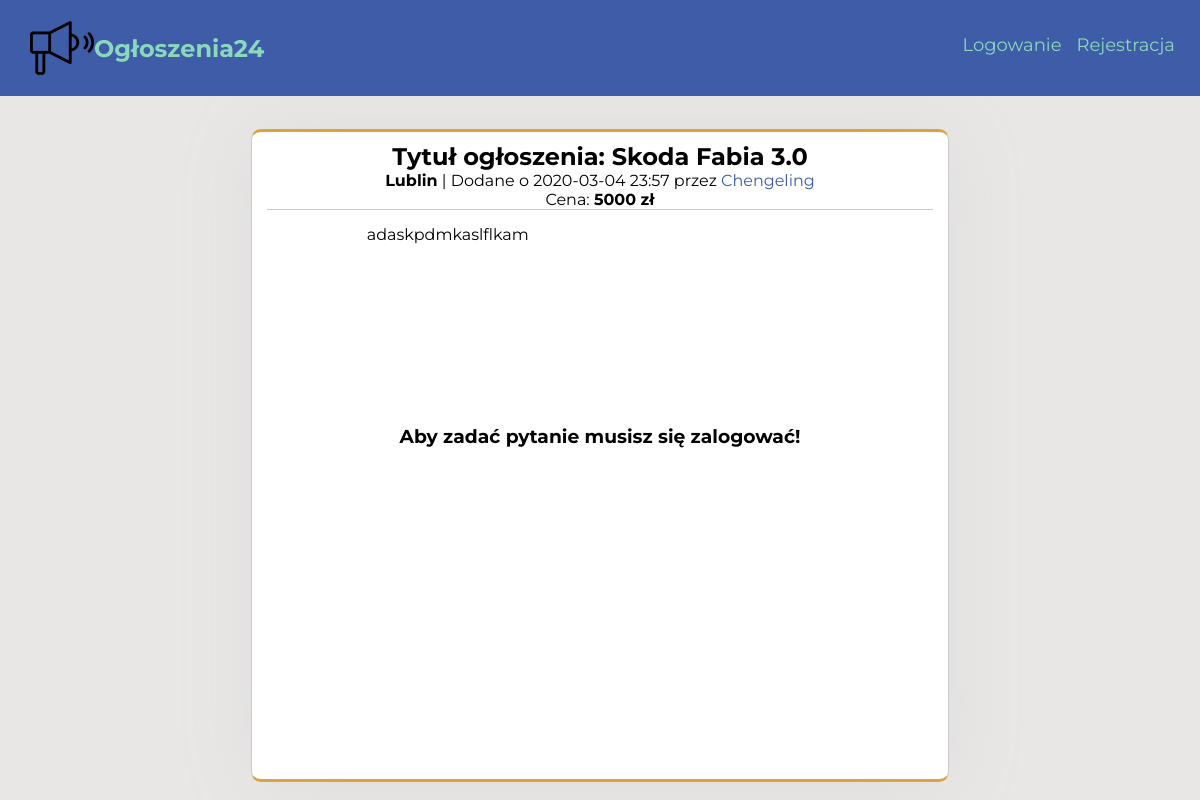
Before: /ogloszenie/1/ with the older database file.
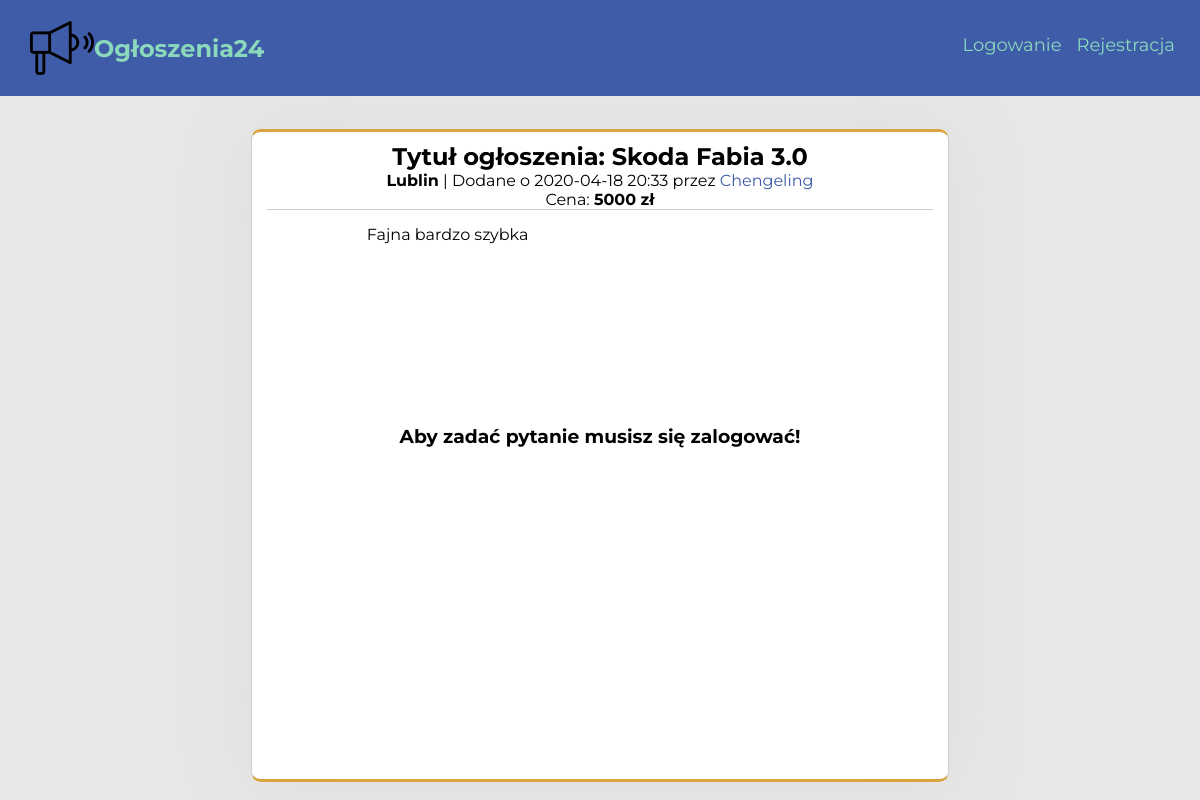
After: the same page with the newer database file.
### Ogloszenia24/models.py (models this page shows, shortened)
class Advert(db.Model):
    __searchable__ = ['title']
    id = db.Column(db.Integer, primary_key=True)
    date = db.Column(db.DateTime, nullable=False, default = datetime.utcnow)
    title = db.Column(db.String(100), nullable=False)
    content = db.Column(db.Text, nullable = False)
    user_id = db.Column(db.Integer, db.ForeignKey('user.id'), nullable=False)
    category = db.Column(db.String(50), nullable=False)
    price = db.Column(db.Integer)
    city = db.Column(db.String(), nullable=False)

### Ogloszenia24/views.py (the view)
@app.route("/ogloszenie/<int:advert_id>/", methods=['POST', 'GET'])
def show_advert(advert_id):
    form = MessageForm()
    advert = Advert.query.get_or_404(advert_id)
    if form.validate_on_submit():
        message = Message(title = form.title.data, body = form.message.data, sender_id = current_user.id, recipient_id = advert.user_id, advert_title = advert.title)
        db.session.add(message)
        db.session.commit()
        flash("Pomyślnie wysłano wiadomość")
        return redirect(url_for('home'))
    return render_template('show_ad.html', title = advert.title, form = form, advert=advert)

### Ogloszenia24/templates/show_ad.html
{% extends "layout.html" %}
{% block content %}
<div class="ad-info-container">
  <div class="ad-info">
    <h2 class="ad-info__title"> Tytuł ogłoszenia: {{ advert.title }}</h2>
    <p class="ad-info__city"><strong>{{advert.city }}</strong> |  Dodane o {{ advert.date.strftime('%Y-%m-%d %H:%M') }} przez <a class="ad-info__username" href="{{ url_for('account') }}">{{ advert.autor.username }}</a></p>
    <p class="ad-info__price">Cena: <strong>{{ advert.price }} zł </strong></p>
    <p class="ad-info__content">{{ advert.content }}</p>
    {% if current_user.is_authenticated and current_user.username != advert.autor.username %}
    <h3 class="ad-info__question-header">Masz pytanie?</h3>
    <form class="ad-info__message-form" action="" method='POST'>
      {{ form.hidden_tag() }}
        <div class="ad-info__message-form-group">
          {{ form.title.label(class="ad-info__message-form-group-label") }}
          {{ form.title(class="ad-info__message-form-group-input") }}
          {% if form.title.errors %}
            <div class="errors">
              {% for error in form.title.errors %}
                <p class="error">{{ error }}</p>
              {% endfor %}
            </div>
          {% endif %}
        </div>
        <div class="ad-info__message-form-group">
          {{ form.message.label(class="ad-info__message-form-group-label") }}
          {{ form.message(class="ad-info__message-form-group-input", rows='10', cols='40') }}
            {% if form.message.errors %}
              <div class="errors">
                {% for error in form.content.errors %}
                <p class="error">{{ error }}</p>
                {% endfor %}
              </div>
             {% endif %}
          </div>
          {{ form.submit(class="ad-info__message-form-group-submit") }}
        </form>
      </div>
    {% elif current_user.username == advert.autor.username %}
    {% else %}
    <h3 class="ad-info__question-error">Aby zadać pytanie musisz się zalogować!</h3>
    {% endif %}
  </div>
</div>
{% endblock %}

Changed rows visible on the page:
changed Advert "Skoda Fabia 3.0": date "2020-03-04 23:57" → "2020-04-18 20:33"; content "adaskpdmkaslflkam" → "Fajna bardzo szybka"
